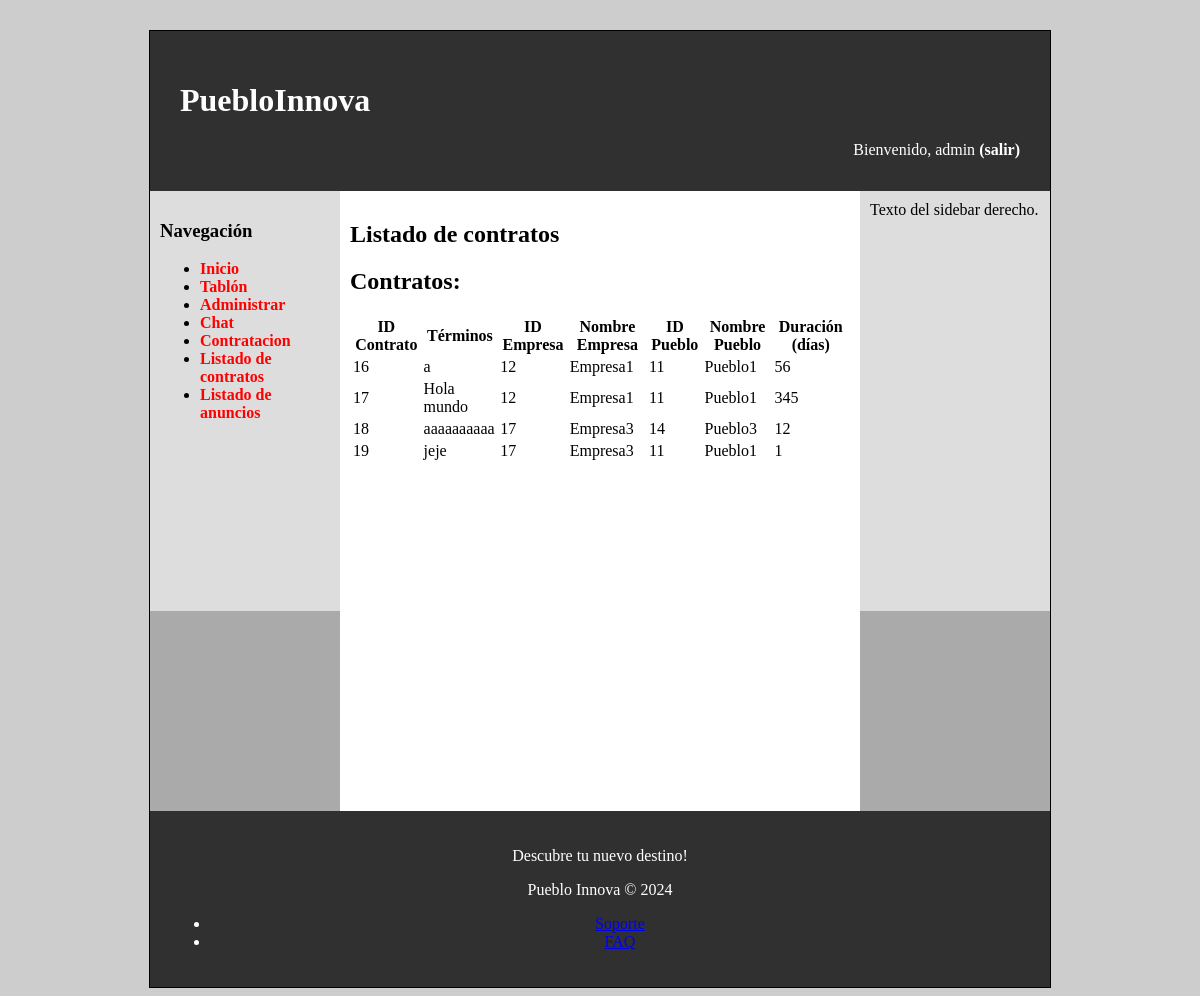
The app's page /contratoListado.php (signed in) with its own data.
### tables this page shows
CREATE TABLE `contratos` (
  `id` int(11) NOT NULL,
  `idEmpresa` int(11) NOT NULL,
  `idPueblo` int(11) NOT NULL,
  `duracion` int(11) NOT NULL COMMENT 'Días',
  `terminos` varchar(50) NOT NULL
);

CREATE TABLE `usuarios` (
  `id` int(11) NOT NULL,
  `nombreUsuario` varchar(30) NOT NULL,
  `password` varchar(70) NOT NULL,
  `nombre` varchar(50) NOT NULL,
  `rol` int(11) NOT NULL
);

### includes/clases/Contrato.php (called while the page is built, shortened)
<?php
class Contrato
{
    private $id;
    private $idEmpresa;
    private $idPueblo;
    private $duracion;
    private $terminos;
    public function __construct($idEmpresa, $idPueblo, $duracion, $terminos, $id = null)
    {
        $this->id = $id;
        $this->idEmpresa = $idEmpresa;
        $this->idPueblo = $idPueblo;
        $this->duracion = $duracion;
        $this->terminos = $terminos;
    }
    public function getId()
    {
        return $this->id;
    }
    public function getIdEmpresa()
    {
        return $this->idEmpresa;
    }
    public function getIdPueblo()
    {
        return $this->idPueblo;
    }
    public function getDuracion()
    {
        return $this->duracion;
    }
    public function getTerminos()
    {
        return $this->terminos;
    }
    public static function getContratos()
    {
        $conn = Aplicacion::getInstance()->getConexionBd();
        $query = "SELECT * FROM contratos";
        $rs = $conn->query($query);
        $contratos = [];
        if ($rs) {
            while ($fila = $rs->fetch_assoc()) {
                $contrato = new Contrato($fila['idEmpresa'], $fila['idPueblo'], $fila['duracion'], $fila['terminos'], $fila['id']);
                $contratos[] = $contrato;
            }
        } else {
            error_log("Error BD ({$conn->errno}): {$conn->error}");
        }
        return $contratos;
    }
}
?>

### includes/clases/Empresa.php (called while the page is built, shortened)
<?php
class Empresa extends Usuario
{
    public static function buscaNombreEmpresa($idEmpresa)
    {
        $conn = Aplicacion::getInstance()->getConexionBd();
        $query = "SELECT nombreUsuario FROM usuarios WHERE id = ?";
        $stmt = $conn->prepare($query);
        $stmt->bind_param('i', $idEmpresa);
        if ($stmt->execute()) {
            $result = $stmt->get_result();
            if ($fila = $result->fetch_assoc()) {
                $nombreUsuario = $fila['nombreUsuario'];
                return $nombreUsuario;
            }
        }
        return null;
    }
}
?>

### includes/clases/Pueblo.php (called while the page is built, shortened)
<?php
class Pueblo extends Usuario
{
    public static function buscaNombrePueblo($idPueblo)
    {
        $conn = Aplicacion::getInstance()->getConexionBd();
        $query = "SELECT nombreUsuario FROM usuarios WHERE id = ?";
        $stmt = $conn->prepare($query);
        $stmt->bind_param('i', $idPueblo);
        if ($stmt->execute()) {
            $result = $stmt->get_result();
            if ($fila = $result->fetch_assoc()) {
                $nombreUsuario = $fila['nombreUsuario'];
                return $nombreUsuario;
            }
        }
        return null;
    }
}

### includes/formularios/FormularioContratoListado.php (the view, shortened to what this page needs)
<?php
require_once 'Formulario.php';
require_once __DIR__.'/../../includes/clases/Pueblo.php';
require_once __DIR__.'/../../includes/clases/Empresa.php';
require_once __DIR__.'/../../includes/clases/Contrato.php';
class FormularioContratoListado extends Formulario
{
    protected function generaCamposFormulario(&$datos)
    {
        $html = '';
        if (isset($_SESSION['rol'])) {
            $rol = intval($_SESSION['rol']);
            if ($rol === Usuario::EMPRESA_ROLE) {
                $contratos = Contrato::buscaContratosPorEmpresa($_SESSION['id']);
                $html .= '<h2>Tus Contratos:</h2>';
            }elseif($rol === Usuario::PUEBLO_ROLE){
                $contratos = Contrato::buscaContratosPorPueblo($_SESSION['id']);
                $html .= '<h2>Tus Contratos:</h2>';
            } elseif ($rol === Usuario::ADMIN_ROLE) {
                $contratos = Contrato::getContratos();
                $html .= '<h2>Contratos:</h2>';
            } else {
                $html .= '<p>No tienes permiso para acceder a esta página.</p>';
                return $html;
            }
            if (!empty($contratos)) {
                $html .= '<table>';
                $html .= '<tr><th>ID Contrato</th><th>Términos</th><th>ID Empresa</th><th>Nombre Empresa</th><th>ID Pueblo</th><th>Nombre Pueblo</th><th>Duración (días)</th></tr>';
                foreach ($contratos as $contrato) {
                    $idContrato = $contrato->getId();
                    $terminos = $contrato->getTerminos();
                    $idEmpresa = $contrato->getIdEmpresa();
                    $nombreEmpresa = Empresa::buscaNombreEmpresa($idEmpresa);
                    $idPueblo = $contrato->getIdPueblo();
                    $nombrePueblo = Pueblo::buscaNombrePueblo($idPueblo);
                    $duracion = $contrato->getDuracion();
                    $html .= "<tr><td>$idContrato</td><td>$terminos</td><td>$idEmpresa</td><td>$nombreEmpresa</td><td>$idPueblo</td><td>$nombrePueblo</td><td>$duracion</td></tr>";
                }
                $html .= '</table>';
            } else {
                $html .= '<p>No se encontraron contratos.</p>';
            }
        } else {
            $html .= '<p>Debes iniciar sesión para acceder a esta funcionalidad.</p>';
        }
        return $html;
    }
}
?>

### includes/formularios/Formulario.php (shortened to what this page needs)
<?php
abstract class Formulario
{
    protected $formId;
    protected $method;
    protected $action;
    protected $classAtt;
    protected $enctype;
    public function __construct($formId, $opciones = array())
    {
        $this->formId = $formId;
        $opcionesPorDefecto = array('action' => null, 'method' => 'POST', 'class' => null, 'enctype' => null, 'urlRedireccion' => null);
        $opciones = array_merge($opcionesPorDefecto, $opciones);
        $this->action = $opciones['action'];
        $this->method = $opciones['method'];
        $this->classAtt = $opciones['class'];
        $this->enctype  = $opciones['enctype'];
        if (!$this->action) {
            $this->action = htmlspecialchars($_SERVER['REQUEST_URI']);
        }
    }
    public function gestiona()
    {
        $datos = &$_POST;
        if (!$this->formularioEnviado($datos)) {
            return $this->generaFormulario();
        }
    }
    protected function formularioEnviado(&$datos)
    {
        return isset($datos['formId']) && $datos['formId'] == $this->formId;
    }
    protected function generaFormulario(&$datos = array())
    {
        $htmlCamposFormularios = $this->generaCamposFormulario($datos);
        $classAtt = $this->classAtt != null ? "class=\"{$this->classAtt}\"" : '';
        $enctypeAtt = $this->enctype != null ? "enctype=\"{$this->enctype}\"" : '';
        $htmlForm = <<<EOS
        <form method="{$this->method}" action="{$this->action}" id="{$this->formId}" {$classAtt} {$enctypeAtt}>
            <input type="hidden" name="formId" value="{$this->formId}" />
            $htmlCamposFormularios
        </form>
        EOS;
        return $htmlForm;
    }
}

### contratoListado.php (shortened to what this page needs)
<?php
require_once __DIR__.'/includes/clases/Contrato.php';
require_once __DIR__.'/includes/formularios/FormularioContratoListado.php';
$form = new FormularioContratoListado();
$htmlFormContrato = $form->gestiona();
$contenidoPrincipal = <<<EOS
<h1>Listado de contratos</h1>
$htmlFormContrato
EOS;
require __DIR__.'/includes/vistas/plantillas/plantilla.php';

### includes/vistas/plantillas/plantilla.php (shortened to what this page needs)
<!DOCTYPE html>
<html>
<head>
    <link rel="stylesheet" type="text/css" href="<?= RUTA_CSS ?>/estilo.css" />
</head>
<body>
<div id="contenedor">
<?php
require(RAIZ_APP.'/vistas/comun/cabecera.php');
require(RAIZ_APP.'/vistas/comun/sidebarIzq.php');
?>
    <main>
        <article>
            <?= $contenidoPrincipal ?>
        </article>
    </main>
<?php
require(RAIZ_APP.'/vistas/comun/sidebarDer.php');
require(RAIZ_APP.'/vistas/comun/pie.php');
?>
</div>
</body>
</html>

### includes/vistas/comun/cabecera.php
<?php
function mostrarSaludo() {
    $rutaApp = RUTA_APP;
    $html = '';
    if (isset($_SESSION["login"]) && ($_SESSION["login"] === true)) {
        return "Bienvenido, {$_SESSION['nombre']} <a href='{$rutaApp}/logout.php'>(salir)</a>";
    } else {
        return "Usuario desconocido. <a href='{$rutaApp}/login.php'>Login</a> <a href='{$rutaApp}/registro.php'>Registro</a>";
    }
    return $html;
}
?>
<header>
	<h1>PuebloInnova</h1>
	<div class="saludo">
	<?= mostrarSaludo() ?>
	</div>
</header>

### includes/vistas/comun/sidebarIzq.php
<nav id="sidebarIzq">
	<h3>Navegación</h3>
	<ul>
		<li><a href="<?= RUTA_APP ?>/index.php">Inicio</a></li>
		<li><a href="<?= RUTA_APP ?>/tablon.php">Tablón</a></li>
		<li><a href="<?= RUTA_APP ?>/admin.php">Administrar</a></li>
		<li><a href="<?= RUTA_APP ?>/chat.php">Chat</a></li>
		<li><a href="<?= RUTA_APP ?>/contratacion.php">Contratacion</a></li>
		<li><a href="<?= RUTA_APP ?>/contratoListado.php">Listado de contratos</a></li>
		<li><a href="<?= RUTA_APP ?>/anuncioListado.php">Listado de anuncios</a></li>
	</ul>
</nav>

### includes/vistas/comun/sidebarDer.php
<aside id="sidebarDer">
	Texto del sidebar derecho.
</aside>

### includes/vistas/comun/pie.php
<footer>
    <p>Descubre tu nuevo destino!</p>
    <p>Pueblo Innova © 2024</p>
    <ul>
        <li><a href="soporte.php">Soporte</a></li>
        <li><a href="faq.php">FAQ</a></li>
    </ul>
</footer>

### css/estilo.css (style rules this page uses)
body { background-color: #CDCDCD; }
div#contenedor { width: 900px; margin: auto; border: 1px solid black; background-color: #aaaaaa; margin-top: 30px; }
header { padding: 30px; height: 100px; background-color: #303030; color: white; }
header a, header a:visited { color: white; font-weight: bold; text-decoration: none; }
nav { padding: 10px; float: left; width: 170px; height: 400px; background-color: #dddddd; }
nav a, nav a:visited { color: red; font-weight: bold; text-decoration: none; }
aside { padding: 10px; float: right; width: 170px; height: 400px; background-color: #dddddd; }
main { padding: 10px; float: left; min-height: 600px; width: 500px; background-color: white; }
footer { clear: both; padding: 20px; background-color: #303030; color: white; text-align: center; }
div.saludo { width: 100%; text-align: right; }

### records on screen
contratos: id "16", terminos "a", idEmpresa "12", idEmpresa.nombreUsuario "Empresa1", idPueblo "11", idPueblo.nombreUsuario "Pueblo1", duracion "56"
contratos: id "17", terminos "Hola mundo", idEmpresa "12", idEmpresa.nombreUsuario "Empresa1", idPueblo "11", idPueblo.nombreUsuario "Pueblo1", duracion "345"
contratos: id "18", terminos "aaaaaaaaaa", idEmpresa "17", idEmpresa.nombreUsuario "Empresa3", idPueblo "14", idPueblo.nombreUsuario "Pueblo3", duracion "12"
contratos: id "19", terminos "jeje", idEmpresa "17", idEmpresa.nombreUsuario "Empresa3", idPueblo "11", idPueblo.nombreUsuario "Pueblo1", duracion "1"

### other values on screen
$_SESSION['nombre'] "admin"
